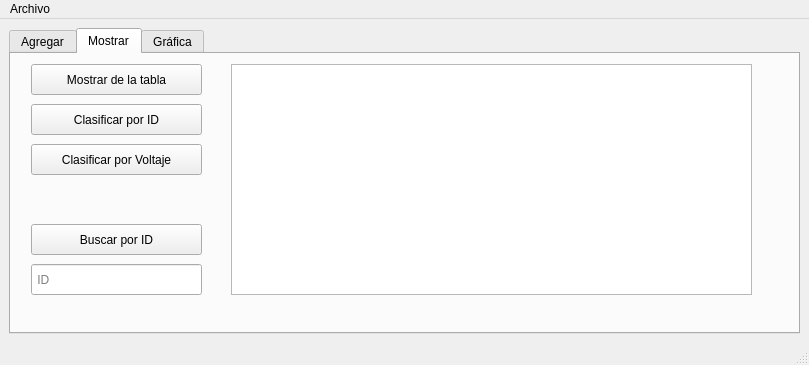
<?xml version="1.0" encoding="UTF-8"?>
<ui version="4.0">
 <class>MainWindow</class>
 <widget class="QMainWindow" name="MainWindow">
  <property name="geometry">
   <rect>
    <x>0</x>
    <y>0</y>
    <width>809</width>
    <height>365</height>
   </rect>
  </property>
  <property name="windowTitle">
   <string>MainWindow</string>
  </property>
  <widget class="QWidget" name="centralwidget">
   <layout class="QGridLayout" name="gridLayout">
    <item row="0" column="0">
     <widget class="QTabWidget" name="tabWidget">
      <property name="currentIndex">
       <number>1</number>
      </property>
      <widget class="QWidget" name="tab">
       <attribute name="title">
        <string>Agregar</string>
       </attribute>
       <widget class="QLabel" name="label">
        <property name="geometry">
         <rect>
          <x>73</x>
          <y>9</y>
          <width>62</width>
          <height>16</height>
         </rect>
        </property>
        <property name="text">
         <string>NEURONAS</string>
        </property>
       </widget>
       <widget class="QPlainTextEdit" name="mallaMostrar">
        <property name="geometry">
         <rect>
          <x>233</x>
          <y>9</y>
          <width>541</width>
          <height>211</height>
         </rect>
        </property>
       </widget>
       <widget class="QLabel" name="label_2">
        <property name="geometry">
         <rect>
          <x>9</x>
          <y>40</y>
          <width>16</width>
          <height>16</height>
         </rect>
        </property>
        <property name="text">
         <string>ID:</string>
        </property>
       </widget>
       <widget class="QLineEdit" name="datoId">
        <property name="geometry">
         <rect>
          <x>94</x>
          <y>40</y>
          <width>133</width>
          <height>22</height>
         </rect>
        </property>
       </widget>
       <widget class="QLabel" name="label_3">
        <property name="geometry">
         <rect>
          <x>9</x>
          <y>68</y>
          <width>38</width>
          <height>16</height>
         </rect>
        </property>
        <property name="text">
         <string>Voltaje:</string>
        </property>
       </widget>
       <widget class="QLineEdit" name="datoVoltaje">
        <property name="geometry">
         <rect>
          <x>94</x>
          <y>68</y>
          <width>133</width>
          <height>22</height>
         </rect>
        </property>
       </widget>
       <widget class="QLabel" name="label_4">
        <property name="geometry">
         <rect>
          <x>9</x>
          <y>96</y>
          <width>58</width>
          <height>16</height>
         </rect>
        </property>
        <property name="text">
         <string>Posición X:</string>
        </property>
       </widget>
       <widget class="QLineEdit" name="datoPosicionX">
        <property name="geometry">
         <rect>
          <x>94</x>
          <y>96</y>
          <width>133</width>
          <height>22</height>
         </rect>
        </property>
       </widget>
       <widget class="QLabel" name="label_5">
        <property name="geometry">
         <rect>
          <x>9</x>
          <y>124</y>
          <width>58</width>
          <height>16</height>
         </rect>
        </property>
        <property name="text">
         <string>Posición Y:</string>
        </property>
       </widget>
       <widget class="QLineEdit" name="datoPosicionY">
        <property name="geometry">
         <rect>
          <x>94</x>
          <y>124</y>
          <width>133</width>
          <height>22</height>
         </rect>
        </property>
       </widget>
       <widget class="QLabel" name="label_6">
        <property name="geometry">
         <rect>
          <x>9</x>
          <y>152</y>
          <width>23</width>
          <height>16</height>
         </rect>
        </property>
        <property name="text">
         <string>Red:</string>
        </property>
       </widget>
       <widget class="QLineEdit" name="datoRed">
        <property name="geometry">
         <rect>
          <x>94</x>
          <y>152</y>
          <width>133</width>
          <height>22</height>
         </rect>
        </property>
       </widget>
       <widget class="QLabel" name="label_7">
        <property name="geometry">
         <rect>
          <x>9</x>
          <y>180</y>
          <width>34</width>
          <height>16</height>
         </rect>
        </property>
        <property name="text">
         <string>Green:</string>
        </property>
       </widget>
       <widget class="QLineEdit" name="datoGreen">
        <property name="geometry">
         <rect>
          <x>94</x>
          <y>180</y>
          <width>133</width>
          <height>22</height>
         </rect>
        </property>
       </widget>
       <widget class="QLabel" name="label_8">
        <property name="geometry">
         <rect>
          <x>9</x>
          <y>208</y>
          <width>26</width>
          <height>16</height>
         </rect>
        </property>
        <property name="text">
         <string>Blue:</string>
        </property>
       </widget>
       <widget class="QLineEdit" name="datoBlue">
        <property name="geometry">
         <rect>
          <x>94</x>
          <y>208</y>
          <width>133</width>
          <height>22</height>
         </rect>
        </property>
       </widget>
       <widget class="QPushButton" name="mostrarNeuronas">
        <property name="geometry">
         <rect>
          <x>240</x>
          <y>230</y>
          <width>161</width>
          <height>31</height>
         </rect>
        </property>
        <property name="text">
         <string>Mostrar</string>
        </property>
       </widget>
       <widget class="QPushButton" name="insertarInicio">
        <property name="geometry">
         <rect>
          <x>9</x>
          <y>236</y>
          <width>101</width>
          <height>24</height>
         </rect>
        </property>
        <property name="text">
         <string>Insertar Inicio</string>
        </property>
       </widget>
       <widget class="QPushButton" name="insertarFinal">
        <property name="geometry">
         <rect>
          <x>114</x>
          <y>236</y>
          <width>111</width>
          <height>24</height>
         </rect>
        </property>
        <property name="text">
         <string>Insertar Final</string>
        </property>
       </widget>
       <widget class="QPushButton" name="sort">
        <property name="geometry">
         <rect>
          <x>410</x>
          <y>230</y>
          <width>171</width>
          <height>31</height>
         </rect>
        </property>
        <property name="text">
         <string>Ordenar por ID</string>
        </property>
       </widget>
       <widget class="QPushButton" name="sortV">
        <property name="geometry">
         <rect>
          <x>590</x>
          <y>230</y>
          <width>171</width>
          <height>31</height>
         </rect>
        </property>
        <property name="text">
         <string>Ordenar por Voltaje</string>
        </property>
       </widget>
      </widget>
      <widget class="QWidget" name="tab_2">
       <property name="enabled">
        <bool>true</bool>
       </property>
       <attribute name="title">
        <string>Mostrar</string>
       </attribute>
       <widget class="QTableWidget" name="tableWidget">
        <property name="geometry">
         <rect>
          <x>220</x>
          <y>10</y>
          <width>521</width>
          <height>231</height>
         </rect>
        </property>
       </widget>
       <widget class="QPushButton" name="BotonMostrardelatabla">
        <property name="geometry">
         <rect>
          <x>20</x>
          <y>10</y>
          <width>171</width>
          <height>31</height>
         </rect>
        </property>
        <property name="text">
         <string>Mostrar de la tabla</string>
        </property>
       </widget>
       <widget class="QPushButton" name="BotonBuscardelatabla">
        <property name="geometry">
         <rect>
          <x>20</x>
          <y>170</y>
          <width>171</width>
          <height>31</height>
         </rect>
        </property>
        <property name="text">
         <string>Buscar por ID</string>
        </property>
       </widget>
       <widget class="QLineEdit" name="idBusqueda">
        <property name="geometry">
         <rect>
          <x>20</x>
          <y>210</y>
          <width>171</width>
          <height>31</height>
         </rect>
        </property>
        <property name="placeholderText">
         <string> ID</string>
        </property>
        <property name="clearButtonEnabled">
         <bool>false</bool>
        </property>
       </widget>
       <widget class="QPushButton" name="BotonMostrarSortID">
        <property name="geometry">
         <rect>
          <x>20</x>
          <y>50</y>
          <width>171</width>
          <height>31</height>
         </rect>
        </property>
        <property name="text">
         <string>Clasificar por ID</string>
        </property>
       </widget>
       <widget class="QPushButton" name="BotonMostrarSortV">
        <property name="geometry">
         <rect>
          <x>20</x>
          <y>90</y>
          <width>171</width>
          <height>31</height>
         </rect>
        </property>
        <property name="text">
         <string>Clasificar por Voltaje</string>
        </property>
       </widget>
      </widget>
      <widget class="QWidget" name="tab_3">
       <attribute name="title">
        <string>Gráfica</string>
       </attribute>
       <widget class="QPushButton" name="dibujar">
        <property name="geometry">
         <rect>
          <x>124</x>
          <y>233</y>
          <width>141</width>
          <height>31</height>
         </rect>
        </property>
        <property name="text">
         <string>Dibujar</string>
        </property>
       </widget>
       <widget class="QPushButton" name="limpiar">
        <property name="geometry">
         <rect>
          <x>284</x>
          <y>233</y>
          <width>141</width>
          <height>31</height>
         </rect>
        </property>
        <property name="text">
         <string>Limpiar</string>
        </property>
       </widget>
       <widget class="QGraphicsView" name="graphicsView">
        <property name="geometry">
         <rect>
          <x>45</x>
          <y>10</y>
          <width>561</width>
          <height>211</height>
         </rect>
        </property>
       </widget>
      </widget>
     </widget>
    </item>
   </layout>
  </widget>
  <widget class="QMenuBar" name="menubar">
   <property name="geometry">
    <rect>
     <x>0</x>
     <y>0</y>
     <width>809</width>
     <height>22</height>
    </rect>
   </property>
   <widget class="QMenu" name="menuArchivo">
    <property name="title">
     <string>Archivo</string>
    </property>
    <addaction name="actionAbrir"/>
    <addaction name="actionGuardar"/>
   </widget>
   <addaction name="menuArchivo"/>
  </widget>
  <widget class="QStatusBar" name="statusbar"/>
  <action name="actionAbrir">
   <property name="text">
    <string>Abrir</string>
   </property>
   <property name="shortcut">
    <string>Ctrl+O</string>
   </property>
  </action>
  <action name="actionGuardar">
   <property name="text">
    <string>Guardar</string>
   </property>
   <property name="shortcut">
    <string>Ctrl+G</string>
   </property>
  </action>
 </widget>
 <resources/>
 <connections/>
</ui>
